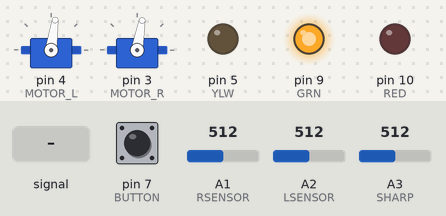
A sketch run on a simulated Arduino Uno, built with avr-gcc and run on an emulated ATmega328P. Parts: 2 × servo, output pins drawn as LEDs (lit = HIGH). The test bench sets the inputs (shaded band); at power-on: A1 (RSENSOR) = 512, A2 (LSENSOR) = 512, pin 7 (BUTTON) HIGH, A3 (SHARP) = 512.

Above: at 1.2 s.
1.3 s: A1 (RSENSOR) fed a 200 Hz sine of ±460 counts around its level
At 1.76 s:
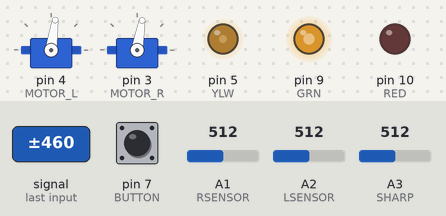
4.3 s: A1 (RSENSOR) set to 900
At 5.2 s:
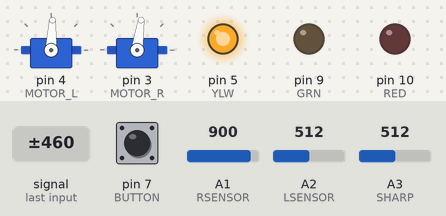
5.8 s: A2 (LSENSOR) set to 770
7.3 s: A2 (LSENSOR) set to 797
At 9.1 s:
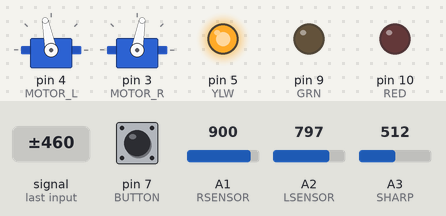
10.3 s: A1 (RSENSOR) set to 794
13.3 s: A1 (RSENSOR) set to 766
At 14.3 s:
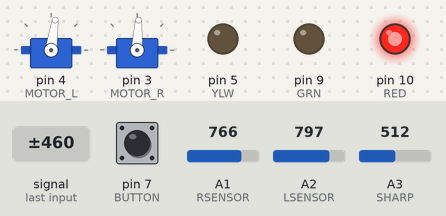
Timing chart, 0 to 16.3 s (numbered marks = the images above; inputs shaded):
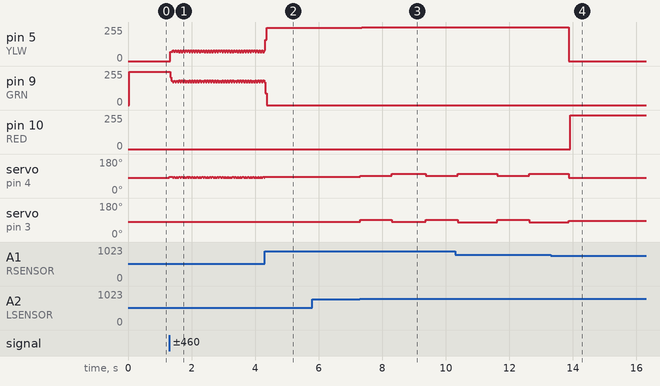

Measured:
- the behaviour switches between 784 and 785 on A2 (LSENSOR) (found by bisection; images 2 and 3)
- the behaviour switches between 785 and 784 on A1 (RSENSOR) (found by bisection; images 3 and 4)
- after the input at 4.3 s, servo on pin 4 (MOTOR_L): goes on until 4.3 s, then stays 87°; servo on pin 3 (MOTOR_R): goes on until 4.3 s, then stays 82°
- after the input at 5.8 s, every drawn part: stays the same
- after the input at 7.3 s, pin 5 (YLW): 251/255 → 255/255 after 0.06 s; servo on pin 4 (MOTOR_L): 87° → 92° at once, → 101° 1.0 s later, → 92° 1.1 s later; servo on pin 3 (MOTOR_R): 82° → 92° at once, → 80° 1.0 s later, → 92° 1.1 s later
- after the input at 13.3 s, pin 5 (YLW): 255/255 → 0/255 after 0.57 s; pin 10 (RED): 0/255 → 253/255 after 0.61 s

The sketch:

Group30ProjectLoaderStage2.ino
```cpp
/********************************************************
  M103Lab5RangeSensorCheck ((v2.0)

  Original by H. Fernando, 23/09/2021

  This code is to help calibrate the sharp sensor for your MiniMe Robot.
  Place robot facing target, at a known distance.
  Program prints sensor output in A2D (counts) and millivolt values.
*********************************************************/
#define BACK_ADJUST_DELTA -5
#define blcktp 2300 // 2000
#define DELTA -10
#define TURNDELTA 10
#define R_TURN_OFFSET 5
#define OFFSET 2
#define MAX_DIST 1250
#define Turn90Time 1070 // 1270
#define Turn180Time 1250 // 1650
#define PAUSETIME 1000


#include <Servo.h>
Servo leftWheel;
Servo rightWheel;

#define TurnTest false
bool moved = false;
bool just_turned = false;

// Pin Assignments
int RED = 10;           //red LED Pin
int GRN = 9;           //green LED Pin
int YLW = 5;           //yellow LED Pin
int BUTTON = 7;        //pushbutton Pin
int SHARP = A3;     // Sharp Sensor on Analog Pin 3
int MOTOR_R = 3;        // right motor signal pin
int MOTOR_L = 4;        // left motor signal pin

boolean loopbttn = true;

const int LSENSOR = A2; // Left Sensor on Analog Pin 1
const int RSENSOR = A1; // Right Sensor on Analog Pin 2

const int stopPulse = 149;  // stop speed for motors (default = 155)

const boolean PLOT = true;  //true = plot; false = print

int value = 0;
int mv_value = 0;

int stop_count = 0;


//global variables
int lvalue = 0;  //left sensor value
int rvalue = 0;  //right sensor value

// Set-up Routine
void setup() {

// Initialize led pins as outputs.
  pinMode(GRN, OUTPUT);
  pinMode(YLW, OUTPUT);
  pinMode(RED, OUTPUT);

// Initialize pins as inputs
  pinMode(BUTTON, INPUT);
  pinMode(SHARP, INPUT);

  pinMode(LSENSOR, INPUT);
  pinMode(RSENSOR, INPUT);

  leftWheel.attach(MOTOR_L);
  rightWheel.attach(MOTOR_R);

// Initialize serial printout
  Serial.begin(9600);    // default 9600

  runMotors(0,0);
}

// Main Routine
void loop() {

      while (loopbttn && digitalRead(BUTTON) == LOW) {
        digitalWrite(GRN, HIGH);
        delay(125);
        digitalWrite(GRN, LOW);
        delay(125);
      }
      loopbttn = false;
      moved = false;

      lvalue = analogRead(LSENSOR);
      rvalue = analogRead(RSENSOR);

      lvalue = map(lvalue,0,1023,0,3000);
      rvalue = map(rvalue,0,1023,0,3000);

      value = analogRead(SHARP);
      mv_value = map(value,0,1023,0,3300); //convert AtoD count to millivolts


      if (TurnTest && !moved) {
        turnOnLED(GRN);
        runMotors(TURNDELTA, -TURNDELTA-R_TURN_OFFSET);
        delay(Turn180Time);
        runMotors(0, 0);
        moved = true;
        loopbttn = true;
      }

      if (lvalue >= blcktp && rvalue < blcktp && just_turned) just_turned = false;

      if ((mv_value < MAX_DIST || true) && !TurnTest && !just_turned) {
        // black on both sensors
        if (rvalue > blcktp && lvalue > blcktp) {
          runMotors(0,0);
          delay(PAUSETIME);
          just_turned = true;
          turnOnLED(YLW);
          runMotors(TURNDELTA, -TURNDELTA-OFFSET);
          delay(Turn90Time);
          runMotors(DELTA,DELTA-OFFSET);

        } // Black on both
        // Left side
        else if (rvalue > blcktp){
          turnOnLED(YLW);
          runMotors(BACK_ADJUST_DELTA, DELTA);

        }/* Right side */else if (lvalue > blcktp) {
          turnOnLED(RED);
          runMotors(DELTA, BACK_ADJUST_DELTA);
        }/* Straddle */ else if (rvalue < blcktp && lvalue < blcktp){

          turnOnLED(GRN);
          runMotors(DELTA,DELTA-OFFSET);
        }
        } else if (!TurnTest && mv_value >= MAX_DIST && stop_count < 4) { // make 180 turn spin both wheels in opposite directions
          stop_count++;
          runMotors(0, 0);
          delay(PAUSETIME);
          just_turned = true;
          turnOnLED(YLW);
          runMotors(TURNDELTA, -TURNDELTA-R_TURN_OFFSET);
          delay(Turn180Time);
          runMotors(DELTA,DELTA-OFFSET);
        } else if (!TurnTest && mv_value >= MAX_DIST) {
          runMotors(0, 0);
        }


}

//********** Functions (subroutines) ******************


// run robot wheels
void runMotors(int deltaL, int deltaR)
{
  int pulseL = (stopPulse + deltaL)*10;    //length of pulse in microseconds
  int pulseR = (stopPulse + deltaR)*10;
  leftWheel.writeMicroseconds(pulseL);
  rightWheel.writeMicroseconds(pulseR);
}

// Turn on a single LED and turn others off
void turnOnLED(int COLOUR)
{
  digitalWrite(GRN, LOW);
  digitalWrite(YLW, LOW);
  digitalWrite(RED, LOW);
  digitalWrite(COLOUR, HIGH);
}
```
